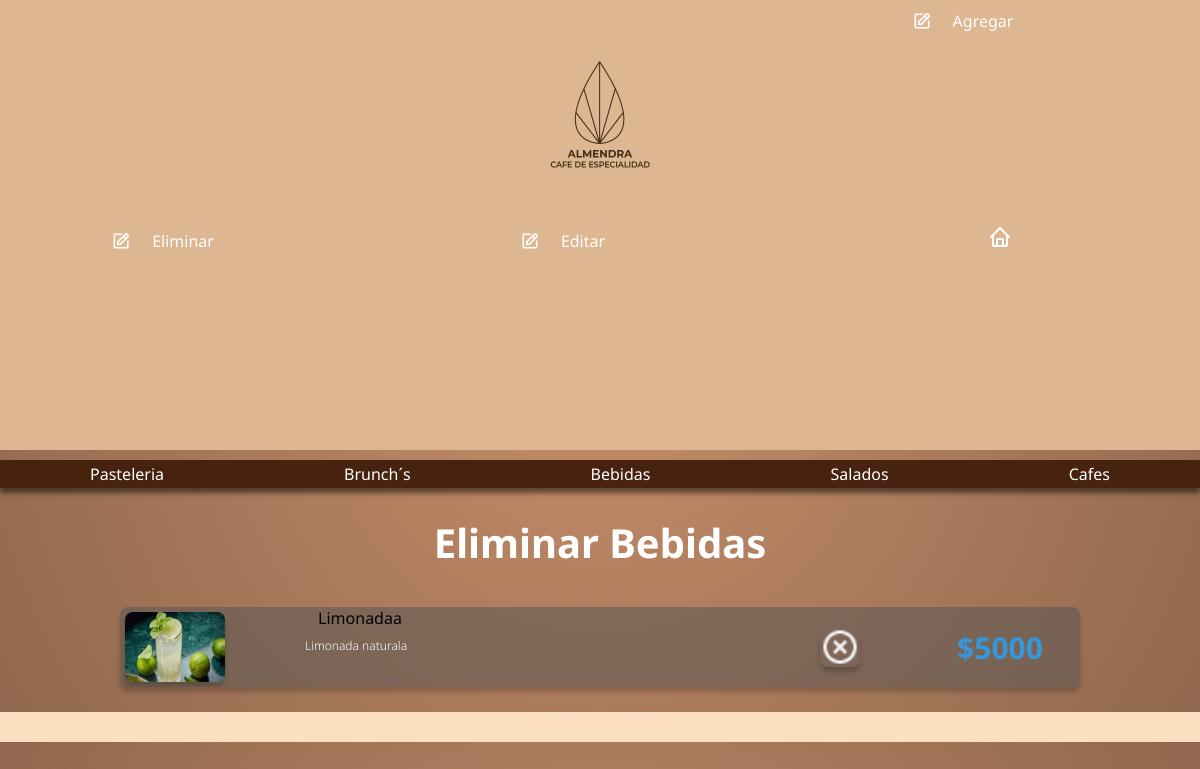
Page /eliminar_bebidas_template/ on the committed database.
### almendra_app/models.py (models this page shows)
class bebidas_model (models.Model):
     imagen = models.ImageField(blank=True, null = True,upload_to='bebidas/')
     titulo = models.CharField(max_length=42, blank = True, null = True)
     descripcion =  models.CharField(max_length=50, blank = True, null = True)
     informacion = models.CharField(max_length=184, blank = True, null = True)
     precio = models.CharField(max_length=50, blank = True, null = True)

### almendra_app/views.py (the view)
# urls.py: path('eliminar_bebidas_template/', eliminar_bebidas_template, name = 'eliminar_bebidas_template'),
def eliminar_bebidas_template (request):
    form_bebidas= bebidas_model.objects.all()
    return render (request,'almendra_app/opciones/bebidas/eliminar_bebidas_template.html',{'form_bebidas':form_bebidas})

### almendra_app/templates/almendra_app/opciones/bebidas/eliminar_bebidas_template.html (shortened to what this page needs)
<!DOCTYPE html>
<html lang="en">
<head>
    {% load static %}
    <link rel="stylesheet" href="{% static 'almendra_app/styles_opciones.css' %}">
</head>
<body>
    {% block header %}
    <header>
        <div class="div_logo">
            <img src="{% static 'almendra_app/img/logo.png' %}" class="logo" >
        </div>
        <div class="div_agregar">
            <nav class="nav_agregar">
                <ul class="list">
                    <li class="list_item list_item--click">
                        <div class="list_button list_button--click">
                            <img src="{% static 'almendra_app/icons/edit.png' %}" class="list_img" width="20">
                            <a href="#" class='nav_link'>Agregar</a>
                        </div>
                    </li>
                </ul>
            </nav>
        </div>
        <div class="div_eliminar">
            <nav class="nav_eliminar">
                <ul class="list">
                    <li class="list_item list_item--click">
                        <div class="list_button list_button--click">
                            <img src="{% static 'almendra_app/icons/edit.png' %}" class="list_img" width="20">
                            <a href="#" class='nav_link'>Eliminar</a>
                        </div>
                    </li>
                </ul>
            </nav>
        </div>
        <div class="div_editar">
            <nav class="nav_editar">
                <ul class="list">
                    <li class="list_item list_item--click">
                        <div class="list_button list_button--click">
                            <img src="{% static 'almendra_app/icons/edit.png' %}" class="list_img" width="20">
                            <a href="#" class='nav_link'>Editar</a>
                        </div>
                    </li>
                </ul>
            </nav>
        </div>
        <div class="home_icon_div">
        <a href="#"> <img class='home_icon' src="{% static 'almendra_app/icons/home.png' %}" alt=""></a>
         </div>
    </header>
    <section class="menu_horizontal">
        <div class="menu_container">
            <a href="">Pasteleria</a>
            <a href="{% url 'brunch' %}">Brunch´s</a>
            <a href="{% url 'bebidas' %}">Bebidas</a>
            <a href="{% url 'salados' %}">Salados</a>
            <a href="{% url 'cafes' %}"">Cafes</a>
        </div>
    </section>
    {% endblock %}
     <h1 class="titulo_bebidas">Eliminar Bebidas</h1>
     {% block bebidas %}
     <section class="mid_bebidas">
        {% for be in form_bebidas %}
        <div class="container_bebidas">
             <div class="targeta_bebidas">
                <img src={{ be.imagen|safe }}
                <h4>{{ be.titulo|safe }}</h4>
                <p>{{ be.descripcion }}</p>
                <h3>{{ be.precio }}</h3>
                <a href="#" onclick = 'eliminarProducto_bebidas({{ be.id }})'> <img class= 'delete'id= '{{ p.categoria }}' src="{% static 'almendra_app/icons/delete.png' %}" alt=""></a>
            </div>
        </div>
    {% endfor %}
    {% endblock %}
 <footer>
 </footer>
</body>
</html>

### almendra_app/static/almendra_app/styles_opciones.css (style rules this page uses)
body { width: 100%; background-color: #C58D69; margin: 0%; text-align: center; font-family: 'Noto Sans', sans-serif; background: radial-gradient(circle at 50% 49%,rgba(197,141,105,1), rgb(143, 103, 78)) }
header { background-color: #dcb791; display: grid; grid-template-columns: repeat(3,1fr); padding: 5px 0px 5px 0px; }
.div_logo { grid-column: 2/3; display: flex; justify-content: center; align-items: center; }
.logo { width: 100px; }
.nav_link { color: #ffffff; display: block; padding: 5px; text-decoration: none; }
.list { width: 100%; height: 220px; display: flex; justify-content: flex-start; flex-direction: column; border-radius: 0 16px 16px 0; ; padding: 0px; margin: 0px; }
.list_item { list-style: none; width: 100%; text-align: start; overflow: hidden; }
.list_item--click { cursor: pointer; }
.list_button { display: flex; align-items: center; justify-content: center; gap: 1em; width: 70%; margin-left: 25px; }
.menu_container { background-color: #46220f; margin-top: 10px; height: 28px; display: flex; justify-content: space-around; align-items: center; box-shadow: 0 5px 5px rgba(0,0,0,0.5); }
.menu_container a { text-decoration: none; color: white; }
h1 { color: white; font-size: 40px; }
.mid_bebidas { justify-content: center; display: grid; grid-template-rows: repeat(1,1fr); grid-template-columns: repeat(1,1fr);; }
.mid_bebidas a { display: contents; }
.container_bebidas { justify-content: center; width: 100%; max-width: 1200px; height: 100%; display: flex; flex-wrap: wrap; justify-content: center; margin: auto; }
.container_bebidas .targeta_bebidas { display: grid; grid-template-columns: repeat(6,1fr); grid-template-rows: repeat(3,20px); width: 80%; height: 80px; border-radius: 8px; box-shadow: 0 5px 5px rgba(0,0,0,0.2); overflow: hidden; margin: 10px; text-align: center; transition: all 0.25s; background-color: rgba(85, 85, 85, 0.5); }
.container_bebidas .targeta_bebidas img { grid-column: 1/2; grid-row: 1/2; width: 100px; height: 70px; margin-bottom: 5px; margin-top: 5px; margin-left: 5px; border-radius: 8px; box-shadow: 0 5px 5px rgba(0,0,0,0.2); overflow: hidden; display: flex; justify-content: center; align-items: center; }
.container_bebidas .targeta_bebidas p { display: flex; align-items: flex-start; margin-left: 9px; margin-top: 5px; margin-top: 10px; margin-bottom: 50px; padding: 0 1rem; font-size: 12px; font-weight: 300; color: rgb(255, 255, 255); grid-column: 2/6; grid-row: 2/3; }
.container_bebidas .targeta_bebidas h3 { grid-column: 6/7; grid-row: 2/3; font-weight: 500px; text-decoration: none; color: #3498db; font-size: 30px; margin: auto; }
.container_bebidas .targeta_bebidas .delete { grid-column: 5/6; grid-row: 2/4; margin: auto; width: 40px; height: 40px; }
footer { margin-top: 15px; background-color:#FCDEC0; height: 30px; }

### rows in the picture
bebidas_model: imagen (picture), titulo "Limonadaa", descripcion "Limonada naturala", precio "$5000"
